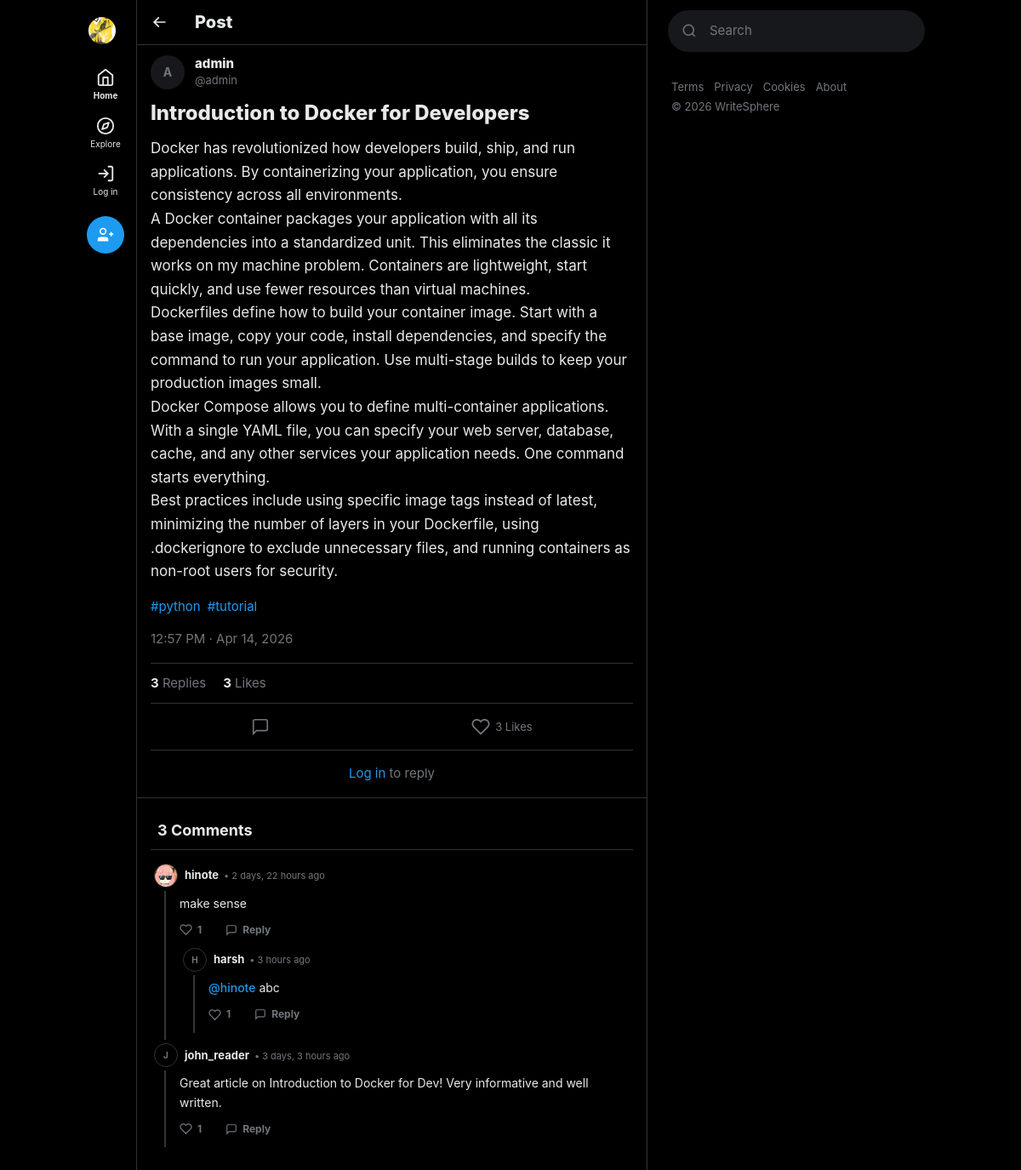
The app's page /post/introduction-to-docker-for-developers-3fc28ecd/ with its own data.
### posts/models.py (models this page shows, shortened)
class Post(models.Model):
    class Status(models.TextChoices):
        DRAFT = 'draft', 'Draft'
        PUBLISHED = 'published', 'Published'
    title = models.CharField(max_length=250)
    slug = models.SlugField(max_length=270, unique=True, blank=True)
    author = models.ForeignKey(
        settings.AUTH_USER_MODEL,
        on_delete=models.CASCADE,
        related_name='posts',
    )
    content = models.TextField(help_text='Write your blog post content here.')
    excerpt = models.TextField(
        max_length=500,
        blank=True,
        default='',
        help_text='A short summary shown on listing pages.',
    )
    cover_image = models.ImageField(
        upload_to='posts/covers/%Y/%m/',
        blank=True,
        null=True,
        help_text='Cover image for the post.',
    )
    category = models.ForeignKey(
        Category,
        on_delete=models.SET_NULL,
        null=True,
        blank=True,
        related_name='posts',
    )
    tags = models.ManyToManyField(Tag, blank=True, related_name='posts')
    status = models.CharField(
        max_length=10,
        choices=Status.choices,
        default=Status.DRAFT,
    )
    featured = models.BooleanField(default=False, help_text='Show on featured section.')
    created_at = models.DateTimeField(auto_now_add=True)
    updated_at = models.DateTimeField(auto_now=True)
    class Meta:
        ordering = ['-created_at']
        verbose_name = 'Post'
        verbose_name_plural = 'Posts'
    @property
    def like_count(self):
        return self.likes.count()
    @property
    def comment_count(self):
        return self.comments.count()

class Tag(models.Model):
    name = models.CharField(max_length=50, unique=True)
    slug = models.SlugField(max_length=60, unique=True, blank=True)
    class Meta:
        ordering = ['name']

### users/models.py (models this page shows, shortened)
class User(AbstractUser):
    class Role(models.TextChoices):
        ADMIN = 'admin', 'Admin'
        AUTHOR = 'author', 'Author'
        READER = 'reader', 'Reader'
    role = models.CharField(
        max_length=10,
        choices=Role.choices,
        default=Role.READER,
        help_text='User role determines permissions.',
    )
    bio = models.TextField(max_length=500, blank=True, default='')
    avatar = models.ImageField(
        upload_to='avatars/%Y/%m/',
        blank=True,
        null=True,
        help_text='Profile picture',
    )
    website = models.URLField(max_length=200, blank=True, default='')
    date_of_birth = models.DateField(blank=True, null=True)
    class Meta:
        ordering = ['-date_joined']
        verbose_name = 'User'
        verbose_name_plural = 'Users'

### interactions/models.py (models this page shows, shortened)
class Comment(models.Model):
    post = models.ForeignKey(
        'posts.Post',
        on_delete=models.CASCADE,
        related_name='comments',
    )
    author = models.ForeignKey(
        settings.AUTH_USER_MODEL,
        on_delete=models.CASCADE,
        related_name='comments',
    )
    parent = models.ForeignKey(
        'self',
        null=True,
        blank=True,
        on_delete=models.CASCADE,
        related_name='replies'
    )
    content = models.TextField(max_length=1000)
    created_at = models.DateTimeField(auto_now_add=True)
    updated_at = models.DateTimeField(auto_now=True)
    @property
    def like_count(self):
        return self.likes.count()
    class Meta:
        ordering = ['-created_at']
        verbose_name = 'Comment'
        verbose_name_plural = 'Comments'

### posts/views.py (the view)
# urls.py: path('post/<slug:slug>/', views.post_detail_view, name='detail'),
def post_detail_view(request, slug):
    post = get_object_or_404(
        Post.objects.select_related('author', 'category'),
        slug=slug,
        status='published',
    )
    user_has_liked = False
    if request.user.is_authenticated:
        user_has_liked = Like.objects.filter(post=post, user=request.user).exists()
    comments = post.comments.filter(parent__isnull=True).select_related('author').order_by('-created_at')
    comment_form = CommentForm()
    liked_comment_ids = []
    if request.user.is_authenticated:
        from interactions.models import CommentLike
        liked_comment_ids = list(CommentLike.objects.filter(user=request.user).values_list('comment_id', flat=True))
    related_posts = Post.objects.filter(
        status='published',
        category=post.category,
    ).exclude(pk=post.pk)[:4]
    context = {
        'post': post,
        'comments': comments,
        'comment_form': comment_form,
        'user_has_liked': user_has_liked,
        'related_posts': related_posts,
        'liked_comment_ids': liked_comment_ids,
    }
    return render(request, 'posts/detail.html', context)

### interactions/forms.py
class CommentForm(forms.ModelForm):
    class Meta:
        model = Comment
        fields = ['content']
        widgets = {
            'content': forms.Textarea(attrs={
                'class': 'bg-transparent border-none outline-none focus:ring-0 w-full text-[17px] text-[#0F1419] dark:text-[#E7E9EA] placeholder-[#536471] dark:placeholder-[#71767B] resize-none',
                'rows': 3,
                'placeholder': 'Write your comment...',
                'required': True,
            }),
        }
        labels = {
            'content': '',
        }

### interactions/context_processors.py (called while the page is built, shortened)
def unread_notification_count(request):
    if request.user.is_authenticated:
        count = Notification.objects.filter(
            recipient=request.user,
            is_read=False,
        ).count()
        return {'unread_notification_count': count}
    return {'unread_notification_count': 0}

def active_notes_processor(request):
    return {'active_notes': []}

### interactions/templatetags/comment_tags.py (called while the page is built)
@register.filter
def render_mentions(text):
    if not text:
        return ""
    escaped_text = escape(text)
    pattern = r'@([\w.-]+)'
    replacement = r'<a href="/users/profile/\1/" class="text-[#1D9BF0] hover:underline cursor-pointer group-hover/mention:underline font-medium">@\1</a>'
    html = re.sub(pattern, replacement, escaped_text)
    html = html.replace('\n', '<br>')
    return mark_safe(html)

### templates/posts/detail.html (shortened to what this page needs)
{% extends 'base.html' %}
{% load humanize %}
{% block content %}
<div class="sticky top-0 z-40 bg-white/80 dark:bg-black/80 backdrop-blur-xl px-4 py-2 flex items-center gap-6 border-b border-[#EFF3F4] dark:border-[#2F3336]">
    <a href="{% url 'posts:home' %}" class="p-2 -ml-2 rounded-full hover:bg-black/5 dark:hover:bg-white/5 transition-colors text-[#0F1419] dark:text-[#E7E9EA]">
        <svg viewBox="0 0 24 24" class="w-5 h-5" fill="currentColor"><path d="M7.414 13l5.043 5.04-1.414 1.42L3.586 12l7.457-7.46 1.414 1.42L7.414 11H21v2H7.414z"/></svg>
    </a>
    <h1 class="text-xl font-extrabold">Post</h1>
</div>
<article class="px-4 pt-3 border-b border-[#EFF3F4] dark:border-[#2F3336]">
    <div class="flex gap-3 mb-3">
        <div class="w-10 h-10 rounded-full bg-[#F7F9F9] dark:bg-[#16181C] flex items-center justify-center text-sm font-bold text-[#536471] dark:text-[#71767B] flex-shrink-0 overflow-hidden">
            {% if post.author.avatar %}
                <img src="{{ post.author.avatar.url }}" class="w-full h-full object-cover rounded-full">
            {% else %}
                {{ post.author.username|first|upper }}
            {% endif %}
        </div>
        <div class="flex flex-col justify-center flex-1 min-w-0">
            <a href="{% url 'users:profile' username=post.author.username %}" class="font-extrabold text-[15px] text-[#0F1419] dark:text-[#E7E9EA] no-underline hover:underline leading-tight">{{ post.author.get_full_name|default:post.author.username }}</a>
            <span class="text-[#536471] dark:text-[#71767B] text-[13px]">@{{ post.author.username|lower }}</span>
        </div>
    </div>
    <div class="text-[17px] leading-relaxed mb-4">
        <h2 class="text-2xl font-extrabold mb-3 text-[#0F1419] dark:text-[#E7E9EA]">{{ post.title }}</h2>
        <div class="text-[#0F1419] dark:text-[#E7E9EA]">{{ post.content|linebreaks }}</div>
    </div>
    {% if post.tags.all %}
    <div class="flex flex-wrap gap-2 mb-4">
        {% for tag in post.tags.all %}
        <a href="{% url 'posts:home' %}?tag={{ tag.slug }}" class="text-xblue no-underline text-[15px] hover:underline">#{{ tag.name|cut:"#" }}</a>
        {% endfor %}
    </div>
    {% endif %}
    <div class="text-[#536471] dark:text-[#71767B] text-[15px] pb-4 border-b border-[#EFF3F4] dark:border-[#2F3336]">
        {{ post.created_at|date:"g:i A · M j, Y" }}
    </div>
    <div class="flex gap-5 py-3 border-b border-[#EFF3F4] dark:border-[#2F3336] text-[15px]">
        <span><strong class="text-[#0F1419] dark:text-[#E7E9EA]">{{ post.comment_count }}</strong> <span class="text-[#536471] dark:text-[#71767B]">Replies</span></span>
        <span><strong class="text-[#0F1419] dark:text-[#E7E9EA]">{{ post.like_count }}</strong> <span class="text-[#536471] dark:text-[#71767B]">Likes</span></span>
    </div>
    <div class="flex justify-around py-1 border-b border-[#EFF3F4] dark:border-[#2F3336]">
        <span class="x-action-btn x-action-reply p-3" onclick="replyToUser('{{ post.author.username }}')" title="Reply">
            <svg viewBox="0 0 24 24" class="w-[22px] h-[22px]" fill="none" stroke="currentColor" stroke-width="1.8"><path d="M21 15a2 2 0 0 1-2 2H7l-4 4V5a2 2 0 0 1 2-2h14a2 2 0 0 1 2 2z"/></svg>
        </span>
        {% if user.is_authenticated %}
        <form method="POST" action="{% url 'interactions:like_toggle' post_id=post.pk %}" class="inline">
            {% csrf_token %}
            <button type="submit" title="Like" class="x-action-btn x-action-like p-3 {% if user_has_liked %}liked{% endif %}">
                <svg viewBox="0 0 24 24" class="w-[22px] h-[22px]" {% if user_has_liked %}fill="currentColor"{% else %}fill="none" stroke="currentColor" stroke-width="2"{% endif %}><path d="M20.84 4.61a5.5 5.5 0 0 0-7.78 0L12 5.67l-1.06-1.06a5.5 5.5 0 0 0-7.78 7.78l1.06 1.06L12 21.23l7.78-7.78 1.06-1.06a5.5 5.5 0 0 0 0-7.78z"/></svg>
                <span>{{ post.like_count }} Likes</span>
            </button>
        </form>
        {% else %}
        <span class="x-action-btn x-action-like p-3" title="Like">
            <svg viewBox="0 0 24 24" class="w-[22px] h-[22px]" fill="none" stroke="currentColor" stroke-width="2"><path d="M20.84 4.61a5.5 5.5 0 0 0-7.78 0L12 5.67l-1.06-1.06a5.5 5.5 0 0 0-7.78 7.78l1.06 1.06L12 21.23l7.78-7.78 1.06-1.06a5.5 5.5 0 0 0 0-7.78z"/></svg>
            <span>{{ post.like_count }} Likes</span>
        </span>
        {% endif %}
    </div>
    {% if user.is_authenticated %}
    <div class="flex gap-3 py-3">
        <div class="w-10 h-10 rounded-full bg-[#F7F9F9] dark:bg-[#16181C] flex items-center justify-center text-sm font-bold text-[#536471] dark:text-[#71767B] flex-shrink-0 overflow-hidden">
            {% if user.avatar %}<img src="{{ user.avatar.url }}" class="w-full h-full object-cover rounded-full">{% else %}{{ user.username|first|upper }}{% endif %}
        </div>
        <form method="POST" action="{% url 'interactions:comment_add' post_id=post.pk %}" class="flex-1">
            {% csrf_token %}
            <input type="hidden" name="parent_id" id="parent_id_input" value="">
            <div class="mb-2">
                {{ comment_form.content }}
            </div>
            <div class="flex justify-end">
                <button type="submit" class="bg-xblue hover:bg-xblue_h text-white font-bold text-[15px] px-5 py-2 rounded-full border-none cursor-pointer transition-colors">Reply</button>
            </div>
        </form>
    </div>
    {% else %}
    <div class="text-center py-4 text-[#536471] dark:text-[#71767B] text-[15px]">
        <a href="{% url 'users:login' %}" class="text-xblue no-underline hover:underline">Log in</a> to reply
    </div>
    {% endif %}
</article>
<div class="px-2 sm:px-4 py-4 pt-6 min-h-[50vh]">
    <h3 class="text-lg font-bold mb-4 px-2 text-[#0F1419] dark:text-[#E7E9EA] border-b border-[#EFF3F4] dark:border-[#2F3336] pb-2">{{ post.comment_count }} Comments</h3>
    {% if comments %}
        {% include "posts/comment_thread.html" with comments=comments %}
    {% endif %}
</div>
{% endblock %}

### templates/posts/comment_thread.html (shortened to what this page needs)
{% load humanize %}{% load comment_tags %}
{% for comment in comments %}
<div class="relative group mt-1 bg-transparent">
    <div class="flex items-center gap-2 mb-1 pl-1">
        <div class="w-7 h-7 rounded-full bg-white dark:bg-black border border-[#EFF3F4] dark:border-[#2F3336] flex items-center justify-center text-[10px] font-bold text-[#536471] dark:text-[#71767B] flex-shrink-0 overflow-hidden z-10">
            {% if comment.author.avatar %}<img src="{{ comment.author.avatar.url }}" class="w-full h-full object-cover">{% else %}{{ comment.author.username|first|upper }}{% endif %}
        </div>
        <div class="flex items-baseline gap-1.5">
            <span class="font-bold text-[13px] text-[#0F1419] dark:text-[#E7E9EA] hover:underline cursor-pointer">{{ comment.author.username }}</span>
            <span class="text-[#536471] dark:text-[#71767B] text-[11px]">• {{ comment.created_at|naturaltime }}</span>
        </div>
    </div>
    <div class="ml-2 sm:ml-[16px] pl-2 sm:pl-[16px] relative border-l-2 border-[#EDEFF1] dark:border-[#343536] group-hover:border-[#D7DADD] dark:group-hover:border-[#4D4E50] border-solid pb-2 transition-colors">
        <div class="text-[14px] leading-relaxed text-[#0F1419] dark:text-[#E7E9EA] pt-1 mb-1.5 break-words w-full">{{ comment.content|render_mentions }}</div>
            <div class="flex items-center gap-3 -ml-2 text-[#536471] dark:text-[#71767B]">
                <button data-comment-id="{{ comment.id }}" onclick="toggleCommentLike('{{ comment.id }}', this)" class="flex items-center gap-1.5 hover:bg-[#F91880]/10 py-1 px-2 rounded-full transition-colors text-[12px] font-bold cursor-pointer bg-transparent border-none font-sans {% if comment.id in liked_comment_ids %}text-[#F91880]{% else %}text-[#536471] dark:text-[#71767B]{% endif %} hover:text-[#F91880] dark:hover:text-[#F91880]">
                    <svg viewBox="0 0 24 24" class="w-[15px] h-[15px]" fill="{% if comment.id in liked_comment_ids %}currentColor{% else %}none{% endif %}" stroke="currentColor" stroke-width="2"><path d="M20.84 4.61a5.5 5.5 0 0 0-7.78 0L12 5.67l-1.06-1.06a5.5 5.5 0 0 0-7.78 7.78l1.06 1.06L12 21.23l7.78-7.78 1.06-1.06a5.5 5.5 0 0 0 0-7.78z"/></svg>
                    <span class="comment-like-count">{% if comment.like_count > 0 %}{{ comment.like_count }}{% else %}Like{% endif %}</span>
                </button>
                <button onclick="replyToUser('{{ comment.author.username }}', '{{ comment.id }}')" class="flex items-center gap-1.5 hover:bg-black/5 dark:hover:bg-white/5 py-1 px-2 rounded-full transition-colors text-[12px] font-bold cursor-pointer bg-transparent border-none font-sans text-[#536471] dark:text-[#71767B]">
                    <svg viewBox="0 0 24 24" class="w-[14px] h-[14px]" fill="none" stroke="currentColor" stroke-width="2"><path d="M21 15a2 2 0 0 1-2 2H7l-4 4V5a2 2 0 0 1 2-2h14a2 2 0 0 1 2 2z"/></svg>
                    Reply
                </button>
        </div>
        {% if comment.replies.all %}
            <div class="mt-2 text-sm z-20">
                {% include "posts/comment_thread.html" with comments=comment.replies.all liked_comment_ids=liked_comment_ids %}
            </div>
        {% endif %}
    </div>
</div>
{% endfor %}

### static/css/x_layout.css (style rules this page uses)
:root { --x-accent: #1D9BF0; --x-accent-hover: #1A8CD8; --x-accent-light: rgba(29,155,240,0.1); --x-like: #F91880; --x-like-light: rgba(249,24,128,0.1); --x-repost: #00BA7C; --x-repost-light: rgba(0,186,124,0.1); --x-danger: #F4212E; }
.x-action-btn { display: inline-flex; align-items: center; gap: 6px; padding: 8px; border-radius: 9999px; font-size: 13px; transition: all 0.15s ease; cursor: pointer; border: none; background: transparent; font-family: inherit; }
.x-action-reply { color: #71767B; }
.x-action-like { color: #71767B; }

### records on screen
Post: author.username|first "A", author.get_full_name "admin", author.username "admin", title "Introduction to Docker for Developers", content "Docker has revolutionized how developers build, ship, and run applications. By containerizing your application, you ensure consistency across all environments. A Docker container packages your application with all its dependencies into a standardized unit. This eliminates the classic it works on my machine problem. Containers are lightweight, start quickly, and use fewer resources than virtual machines. Dockerfiles define how to build your container image. Start with a base image, copy your code, install dependencies, and specify the command to run your application. Use multi-stage builds to keep your production images small. Docker Compose allows you to define multi-container applications.…", created_at "12:57 PM · Apr 14, 2026", comment_count "3", like_count "3"
Tag: name "python"
Tag: name "tutorial"
Comment: author.avatar (picture), author.username "hinote", created_at "2 days, 22 hours ago", content|render_mentions "make sense", like_count "1"
Comment: author.username|first "H", author.username "harsh", created_at "3 hours ago", content|render_mentions "@hinote abc", like_count "1"
Comment: author.username|first "J", author.username "john_reader", created_at "3 days, 3 hours ago", content|render_mentions "Great article on Introduction to Docker for Dev! Very informative and well written.", like_count "1"
